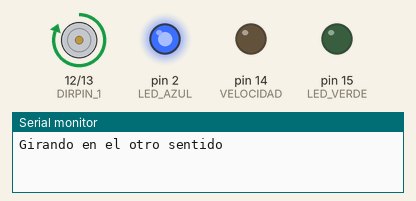
This sketch was run on a simulated Arduino Uno, built with avr-gcc and run on an emulated ATmega328P. Parts: motor-driver pin pairs drawn as motors (green arrow = first pin HIGH = forward, orange = second pin HIGH = backward, longer = more drive), output pins drawn as LEDs (lit = HIGH), the last lines printed to the serial monitor. Pins used as bus, display or sensor lines are not drawn.

Above: at 2.7 s.
At 6.7 s:
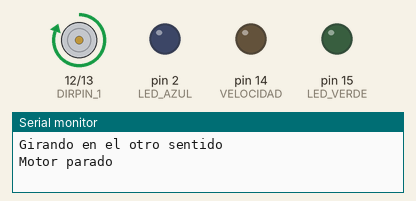
At 10.7 s:
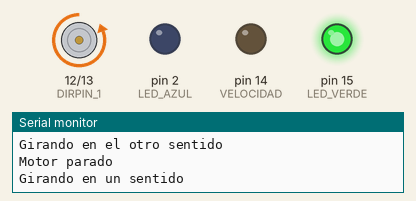
At 14.7 s:
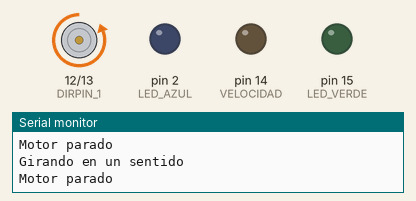
Timing chart, 0 to 21.0 s (numbered marks = the images above):
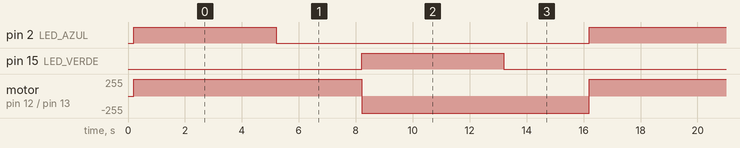

Measured:
- by itself, pin 2 (LED_AZUL), pin 15 (LED_VERDE): alternates HIGH for 5.0 s and LOW for 11.0 s
- by itself, motor on pin 12 (DIRPIN_1) / pin 13 (DIRPIN_2): alternates forward 255/255 for 8.0 s and backward 255/255 for 8.0 s

The sketch:

31_motor_L293D.ino
```cpp
#define VELOCIDAD 14  // enable 1,2
#define DIRPIN_1 12  // input 1
#define DIRPIN_2 13  // input 2

//estados
#define PARO 0
#define DERECHA 1
#define IZQUIERDA 2

//diodos leds
#define LED_VERDE 15
#define LED_ROJO 0
#define LED_AZUL 2

void setup() {
  Serial.begin(115200);
  delay(200);

  pinMode(VELOCIDAD, OUTPUT);  // con este controlamos velocidad, de momento env¡cendido aparago
  pinMode(DIRPIN_1, OUTPUT);  // con la combinación de éstos controlamos la dirección
  pinMode(DIRPIN_2, OUTPUT);

  pinMode(LED_VERDE, OUTPUT);
  pinMode(LED_ROJO, OUTPUT);
  pinMode(LED_AZUL, OUTPUT);

}

void loop() {
  cambioEstado(DERECHA);
  delay(5000);

  cambioEstado(PARO);
  delay(3000);

  cambioEstado(IZQUIERDA);
  delay(5000);

  cambioEstado(PARO);
  delay(3000);
}


//// FUNCIONES ////

void cambioEstado(int estadoNuevo){
  switch(estadoNuevo){
    case PARO:
      Serial.println("Motor parado");
      //digitalWrite(VELOCIDAD, LOW);  // apagamos el motor
      analogWrite(VELOCIDAD, 0);  // apagamos el motor
      digitalWrite(LED_ROJO, HIGH);
      digitalWrite(LED_VERDE, LOW);
      digitalWrite(LED_AZUL, LOW);
      break;
    case IZQUIERDA:
      Serial.println("Girando en un sentido");
      //digitalWrite(VELOCIDAD, LOW);  // apagamos el motor
      analogWrite(VELOCIDAD, 80);  // establecemos velocidad de giro, hasta 255 (en nuestro caso no arranca con menos de 70)
      digitalWrite(DIRPIN_1, 0);
      digitalWrite(DIRPIN_2, 1);
      digitalWrite(LED_ROJO, LOW);
      digitalWrite(LED_VERDE, HIGH);
      digitalWrite(LED_AZUL, LOW);
      break;
    case DERECHA:
      Serial.println("Girando en el otro sentido");
      //digitalWrite(VELOCIDAD, LOW);  // apagamos el motor
      analogWrite(VELOCIDAD, 80);  // establecemos velocidad de giro, hasta 255 (en nuestro caso no arranca con menos de 70)
      digitalWrite(DIRPIN_1, 1);
      digitalWrite(DIRPIN_2, 0);
      digitalWrite(LED_ROJO, LOW);
      digitalWrite(LED_VERDE, LOW);
      digitalWrite(LED_AZUL, HIGH);
      break;
  }
}
```
